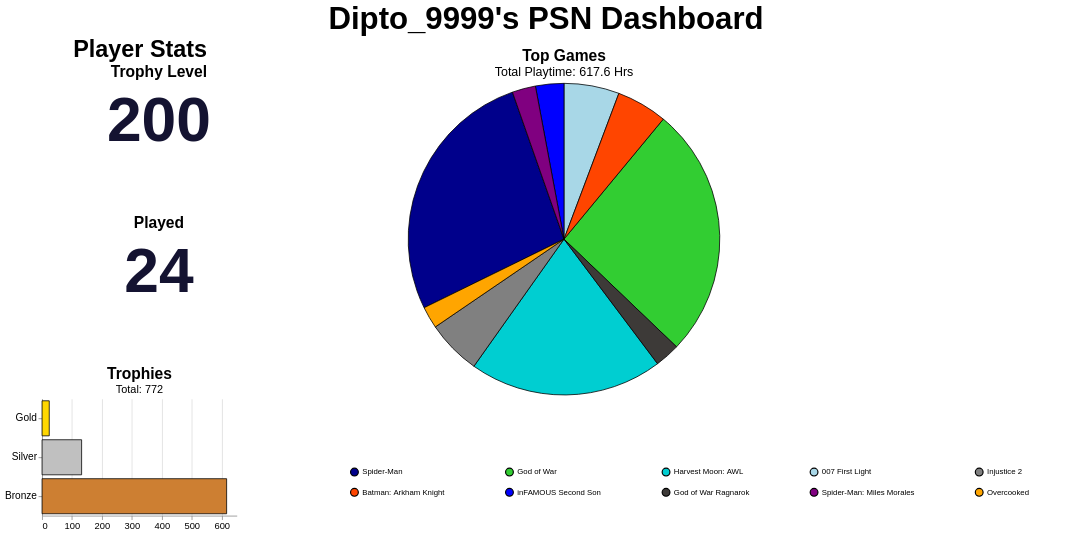

Express this chart as Vega-Lite.
### Vega-Lite specification from a JSON file in a GitHub repository (floating-point values rounded to 4 significant figures)
{"config": {"view": {"continuousWidth": 300, "continuousHeight": 300, "strokeOpacity": 0, "strokeWidth": 1.5}, "axis": {"labelFontSize": 12, "titleFontSize": 16}, "legend": {"labelFontSize": 12, "titleFontSize": 16}}, "hconcat": [{"vconcat": [{"data": {"name": "data-77426e392e64578109441e9570f21ea8"}, "mark": {"type": "text", "align": "center", "baseline": "middle", "color": "#141331", "fontSize": 80, "fontWeight": "bold"}, "encoding": {"text": {"field": "Value", "type": "quantitative"}, "x": {"axis": null, "field": "Metric", "type": "nominal"}, "y": {"value": 50}}, "height": 150, "title": {"text": "Trophy Level", "anchor": "middle", "fontSize": 20}, "width": 300}, {"data": {"name": "data-26f05617cfac0bbee581d8e9284c4c4b"}, "mark": {"type": "text", "align": "center", "baseline": "middle", "color": "#141331", "fontSize": 80, "fontWeight": "bold"}, "encoding": {"text": {"field": "Value", "type": "quantitative"}, "x": {"axis": null, "field": "Metric", "type": "nominal"}, "y": {"value": 50}}, "height": 150, "title": {"text": "Played", "anchor": "middle", "fontSize": 20}, "width": 300}, {"data": {"name": "data-b5e5e3621ebe956b3f4f9d97cbbacadf"}, "mark": {"type": "bar", "stroke": "black", "strokeWidth": 1}, "encoding": {"color": {"field": "type", "legend": null, "scale": {"domain": ["Platinum", "Gold", "Silver", "Bronze"], "range": ["#B9F2FF", "#FFD700", "#C0C0C0", "#CD7F32"]}, "type": "nominal"}, "tooltip": [{"field": "type", "title": "Trophy", "type": "nominal"}, {"field": "count", "title": "Count", "type": "quantitative"}], "x": {"axis": {"tickMinStep": 1, "title": ""}, "field": "count", "type": "quantitative"}, "y": {"axis": {"labelFontSize": 13, "title": ""}, "field": "type", "sort": ["Platinum", "Gold", "Silver", "Bronze"], "type": "nominal"}}, "height": 150, "title": {"text": "Trophies", "anchor": "middle", "fontSize": 20, "subtitle": "Total: 772", "subtitleFontSize": 14}, "width": 250}], "title": {"text": "Player Stats", "anchor": "middle", "fontSize": 30}}, {"data": {"name": "data-60ade33df2529b65ef5c3508ad1f71b0"}, "mark": {"type": "arc", "stroke": "black", "strokeWidth": 1}, "encoding": {"color": {"field": "name", "legend": {"columnPadding": 75, "columns": 5, "direction": "horizontal", "labelFontSize": 10, "orient": "bottom", "padding": 75, "rowPadding": 10, "title": "", "titleAlign": "center", "titleFontSize": 16}, "scale": {"range": ["#00008B", "#32CD32", "#00CED1", "#A8D7E7", "#808080", "#FF4500", "#0000FF", "#3D3A38", "#800080", "#FFA500", "#006400", "#8B0000", "#FFD700", "#4682B4", "#2E8B57"]}, "sort": null, "type": "nominal"}, "theta": {"field": "playtime_percentage", "type": "quantitative"}, "tooltip": [{"field": "name", "title": "Game", "type": "nominal"}, {"field": "playtime_forever", "format": ".1f", "title": "Time (Hrs)", "type": "quantitative"}, {"field": "playtime_percentage", "format": ".2f", "title": "Playtime (%)", "type": "quantitative"}]}, "height": 400, "title": {"text": "Top Games", "anchor": "middle", "fontSize": 20, "subtitle": "Total Playtime: 617.6 Hrs", "subtitleFontSize": 16}, "width": 700}], "padding": {"left": 250, "right": 250, "top": 0, "bottom": 0}, "resolve": {"scale": {"color": "independent"}}, "title": {"text": "Dipto_9999's PSN Dashboard", "anchor": "middle", "fontSize": 40}, "$schema": "https://vega.github.io/schema/vega-lite/v6.1.0.json", "datasets": {"data-77426e392e64578109441e9570f21ea8": [{"Metric": "Trophy Level", "Value": 200}], "data-26f05617cfac0bbee581d8e9284c4c4b": [{"Metric": "Played", "Value": 24}], "data-b5e5e3621ebe956b3f4f9d97cbbacadf": [{"type": "Gold", "count": 24}, {"type": "Silver", "count": 132}, {"type": "Bronze", "count": 616}], "data-60ade33df2529b65ef5c3508ad1f71b0": [{"name": "Spider-Man", "playtime_forever": 166.1, "title_id": "CUSA02299_00", "playtime_percentage": 26.89}, {"name": "God of War", "playtime_forever": 161.5, "title_id": "CUSA07408_00", "playtime_percentage": 26.15}, {"name": "Harvest Moon: AWL", "playtime_forever": 123.9, "title_id": "CUSA06584_00", "playtime_percentage": 20.07}, {"name": "007 First Light", "playtime_forever": 35.36, "title_id": "PPSA11386_00", "playtime_percentage": 5.73}, {"name": "Injustice 2", "playtime_forever": 34.98, "title_id": "CUSA10992_00", "playtime_percentage": 5.66}, {"name": "Batman: Arkham Knight", "playtime_forever": 32.57, "title_id": "CUSA00133_00", "playtime_percentage": 5.27}, {"name": "inFAMOUS Second Son", "playtime_forever": 18.18, "title_id": "CUSA00223_00", "playtime_percentage": 2.94}, {"name": "God of War Ragnarok", "playtime_forever": 16.03, "title_id": "PPSA08329_00", "playtime_percentage": 2.6}, {"name": "Spider-Man: Miles Morales", "playtime_forever": 14.98, "title_id": "CUSA17722_00", "playtime_percentage": 2.43}, {"name": "Overcooked", "playtime_forever": 14.0, "title_id": "CUSA05724_00", "playtime_percentage": 2.27}]}}
